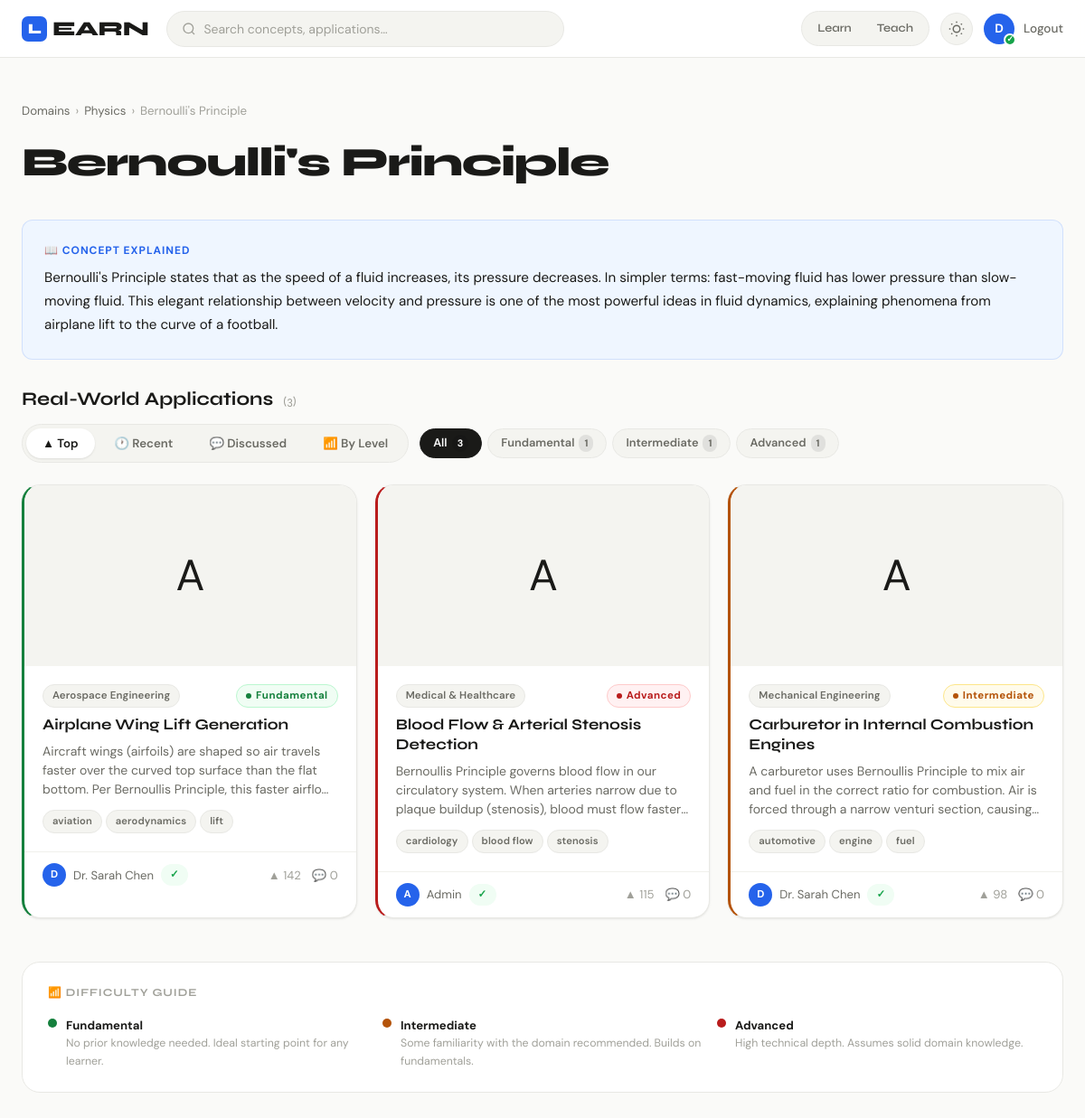
The app's page /topic/1 (signed in) with its own data.
### models.py (models this page shows, shortened)
class User(UserMixin, db.Model):
    __tablename__ = 'users'
    id = db.Column(db.Integer, primary_key=True)
    name = db.Column(db.String(100), nullable=False)
    email = db.Column(db.String(150), unique=True, nullable=False)
    password_hash = db.Column(db.String(256), nullable=False)
    role = db.Column(db.String(20), default='user')  # 'user', 'admin'
    reputation = db.Column(db.Integer, default=0)
    is_verified = db.Column(db.Boolean, default=False)
    mode = db.Column(db.String(10), default=None)  # 'learn' or 'teach'
    created_at = db.Column(db.DateTime, default=datetime.utcnow)
    applications = db.relationship('Application', backref='author', lazy=True)
    comments = db.relationship('Comment', backref='author', lazy=True)
    votes = db.relationship('Vote', backref='voter', lazy=True)
    reports = db.relationship('Report', backref='reporter', lazy=True)

class Domain(db.Model):
    __tablename__ = 'domains'
    id = db.Column(db.Integer, primary_key=True)
    name = db.Column(db.String(100), unique=True, nullable=False)
    icon = db.Column(db.String(50), default='🔬')
    description = db.Column(db.String(300))
    topics = db.relationship('Topic', backref='domain', lazy=True)

class Topic(db.Model):
    __tablename__ = 'topics'
    id = db.Column(db.Integer, primary_key=True)
    name = db.Column(db.String(150), nullable=False)
    domain_id = db.Column(db.Integer, db.ForeignKey('domains.id'), nullable=False)
    explanation = db.Column(db.Text)
    applications = db.relationship('Application', backref='topic', lazy=True)

class Application(db.Model):
    __tablename__ = 'applications'
    id = db.Column(db.Integer, primary_key=True)
    topic_id = db.Column(db.Integer, db.ForeignKey('topics.id'), nullable=False)
    user_id = db.Column(db.Integer, db.ForeignKey('users.id'), nullable=False)
    title = db.Column(db.String(200), nullable=False)
    description = db.Column(db.Text, nullable=False)
    application_domain = db.Column(db.String(100))
    image_path = db.Column(db.String(300))
    video_url = db.Column(db.String(500))
    tags = db.Column(db.String(300))
    reference = db.Column(db.String(500))
    vote_count = db.Column(db.Integer, default=0)
    created_at = db.Column(db.DateTime, default=datetime.utcnow)
    is_approved = db.Column(db.Boolean, default=True)
    difficulty_level = db.Column(db.String(20), nullable=False, default='Fundamental')
    comments = db.relationship('Comment', backref='application', lazy=True, cascade='all, delete-orphan')
    votes = db.relationship('Vote', backref='application', lazy=True, cascade='all, delete-orphan')
    reports = db.relationship('Report', backref='application', lazy=True, cascade='all, delete-orphan')
    def comment_count(self):
        return Comment.query.filter_by(application_id=self.id, parent_id=None).count()
    def get_tags_list(self):
        if self.tags:
            return [t.strip() for t in self.tags.split(',') if t.strip()]
        return []

### routes/main_routes.py (the view)
@main_bp.route('/topic/<int:topic_id>')
@login_required
def topic_detail(topic_id):
    topic = Topic.query.get_or_404(topic_id)
    sort = request.args.get('sort', 'votes')
    difficulty_filter = request.args.get('difficulty', 'all')  # 'all' | 'Fundamental' | 'Intermediate' | 'Advanced'
    query = Application.query.filter_by(topic_id=topic_id, is_approved=True)
    if difficulty_filter != 'all':
        query = query.filter(Application.difficulty_level == difficulty_filter)
    if sort == 'recent':
        apps = query.order_by(Application.created_at.desc()).all()
    elif sort == 'discussed':
        apps = sorted(query.all(), key=lambda a: a.comment_count(), reverse=True)
    elif sort == 'difficulty':
        from models import DIFFICULTY_META
        apps = sorted(query.all(), key=lambda a: a.difficulty_order())
    else:
        apps = query.order_by(Application.vote_count.desc()).all()
    all_apps = Application.query.filter_by(topic_id=topic_id, is_approved=True).all()
    from models import DIFFICULTY_LEVELS
    difficulty_counts = {level: 0 for level in DIFFICULTY_LEVELS}
    for a in all_apps:
        if a.difficulty_level in difficulty_counts:
            difficulty_counts[a.difficulty_level] += 1
    return render_template('topic_detail.html',
                           topic=topic,
                           applications=apps,
                           sort=sort,
                           difficulty_filter=difficulty_filter,
                           difficulty_counts=difficulty_counts,
                           difficulty_levels=DIFFICULTY_LEVELS)

### templates/topic_detail.html (shortened to what this page needs)
{% extends "base.html" %}
{% block content %}
<div class="container-wide">
  <div class="page-header">
    <div class="breadcrumb">
      <a href="{{ url_for('main.domains') }}">Domains</a>
      <span class="breadcrumb-sep">›</span>
      <a href="{{ url_for('main.domain_detail', domain_id=topic.domain_id) }}">{{ topic.domain.name }}</a>
      <span class="breadcrumb-sep">›</span>
      <span>{{ topic.name }}</span>
    </div>
    <h1 class="page-title fade-up">{{ topic.name }}</h1>
  </div>
  {% if topic.explanation %}
  <div class="explanation-box fade-up fade-up-1">
    <div class="explanation-label">📖 Concept Explained</div>
    <div class="explanation-text">{{ topic.explanation }}</div>
  </div>
  {% endif %}
  <div class="fade-up fade-up-2" style="margin-bottom:24px;">
    <div class="section-header" style="margin-bottom:14px;">
      <h2 class="section-title">
        Real-World Applications
        <span style="color:var(--text-muted);font-size:0.85rem;font-weight:400;margin-left:6px;">
          ({{ applications | length }}{% if difficulty_filter != 'all' %} of {{ difficulty_counts.values() | sum }}{% endif %})
        </span>
      </h2>
    </div>
    <div style="display:flex;align-items:center;gap:12px;flex-wrap:wrap;row-gap:10px;">
      <div class="tabs">
        <a href="{{ url_for('main.topic_detail', topic_id=topic.id, sort='votes',      difficulty=difficulty_filter) }}"
           class="tab {% if sort == 'votes' %}active{% endif %}">▲ Top</a>
        <a href="{{ url_for('main.topic_detail', topic_id=topic.id, sort='recent',     difficulty=difficulty_filter) }}"
           class="tab {% if sort == 'recent' %}active{% endif %}">🕐 Recent</a>
        <a href="{{ url_for('main.topic_detail', topic_id=topic.id, sort='discussed',  difficulty=difficulty_filter) }}"
           class="tab {% if sort == 'discussed' %}active{% endif %}">💬 Discussed</a>
        <a href="{{ url_for('main.topic_detail', topic_id=topic.id, sort='difficulty', difficulty='all') }}"
           class="tab {% if sort == 'difficulty' %}active{% endif %}">📶 By Level</a>
      </div>
      <div class="diff-filter-bar">
        <a href="{{ url_for('main.topic_detail', topic_id=topic.id, sort=sort, difficulty='all') }}"
           class="diff-filter-btn all {% if difficulty_filter == 'all' %}active{% endif %}">
          All
          <span class="diff-filter-count">{{ difficulty_counts.values() | sum }}</span>
        </a>
        {% for level in difficulty_levels %}
        <a href="{{ url_for('main.topic_detail', topic_id=topic.id, sort=sort, difficulty=level) }}"
           class="diff-filter-btn {{ level | lower }} {% if difficulty_filter == level %}active{% endif %}">
          {{ level }}
          <span class="diff-filter-count">{{ difficulty_counts[level] }}</span>
        </a>
        {% endfor %}
      </div>
    </div>
  </div>
  {% if applications %}
    {% if sort == 'difficulty' and difficulty_filter == 'all' %}
      {% for level in difficulty_levels %}
        {% set ns = namespace(level_apps=[]) %}
        {% for app in applications %}
          {% if app.difficulty_level == level %}
            {% set ns.level_apps = ns.level_apps + [app] %}
          {% endif %}
        {% endfor %}
        {% if ns.level_apps %}
        <div class="diff-group-header">
          <span class="diff-badge diff-badge-{{ level | lower }}" style="pointer-events:none;">{{ level }}</span>
          <span class="diff-group-label">{{ level }}</span>
          <span class="diff-group-count">
            {{ ns.level_apps | length }} application{% if ns.level_apps | length != 1 %}s{% endif %}
          </span>
        </div>
        <div class="grid-3" style="margin-bottom:8px;">
          {% for app in ns.level_apps %}
          <a href="{{ url_for('app_routes.application_detail', app_id=app.id) }}"
             class="card fade-up"
             data-difficulty="{{ app.difficulty_level }}"
             style="animation-delay:{{ loop.index0 * 0.06 }}s;display:block;text-decoration:none;">
            <div class="card-img">
              {% if app.image_path and not app.image_path.endswith('.svg') %}
                <img src="{{ url_for('static', filename='uploads/' + app.image_path) }}"
                     alt="{{ app.title }}" loading="lazy">
              {% else %}
                <span>{{ topic.domain.icon }}</span>
              {% endif %}
            </div>
            <div class="card-body">
              <div style="display:flex;align-items:center;justify-content:space-between;gap:6px;flex-wrap:wrap;margin-bottom:8px;">
                {% if app.application_domain %}
                <span class="tag" style="font-size:0.72rem;">{{ app.application_domain }}</span>
                {% else %}<span></span>{% endif %}
                <span class="diff-badge diff-badge-{{ app.difficulty_level | lower }}" style="pointer-events:none;">{{ app.difficulty_level }}</span>
              </div>
              <h3 class="card-title">{{ app.title }}</h3>
              <p class="card-desc">{{ app.description }}</p>
              {% if app.get_tags_list() %}
              <div style="display:flex;flex-wrap:wrap;gap:4px;margin-top:12px;">
                {% for tag in app.get_tags_list()[:3] %}
                <span class="tag" style="font-size:0.7rem;">{{ tag }}</span>
                {% endfor %}
              </div>
              {% endif %}
            </div>
            <div class="card-footer">
              <div class="author-line">
                <div class="author-avatar">{{ app.author.name[0] }}</div>
                {{ app.author.name }}
                {% if app.author.is_verified %}<span class="badge badge-verified">✓</span>{% endif %}
              </div>
              <div style="display:flex;align-items:center;gap:12px;font-size:0.82rem;color:var(--text-muted);">
                <span>▲ {{ app.vote_count }}</span>
                <span>💬 {{ app.comment_count() }}</span>
              </div>
            </div>
          </a>
          {% endfor %}
        </div>
        {% endif %}
      {% endfor %}
    {% else %}
    <div class="grid-3" id="appGrid">
      {% for app in applications %}
      <a href="{{ url_for('app_routes.application_detail', app_id=app.id) }}"
         class="card fade-up"
         data-difficulty="{{ app.difficulty_level }}"
         style="animation-delay:{{ loop.index0 * 0.06 }}s;display:block;text-decoration:none;">
        <div class="card-img">
          {% if app.image_path and not app.image_path.endswith('.svg') %}
            <img src="{{ url_for('static', filename='uploads/' + app.image_path) }}"
                 alt="{{ app.title }}" loading="lazy">
          {% else %}
            <span>{{ topic.domain.icon }}</span>
          {% endif %}
        </div>
        <div class="card-body">
          <div style="display:flex;align-items:center;justify-content:space-between;gap:6px;flex-wrap:wrap;margin-bottom:8px;">
            {% if app.application_domain %}
            <span class="tag" style="font-size:0.72rem;">{{ app.application_domain }}</span>
            {% else %}<span></span>{% endif %}
            <span class="diff-badge diff-badge-{{ app.difficulty_level | lower }}"
                  data-tooltip="{% if app.difficulty_level == 'Fundamental' %}No prior knowledge needed.{% elif app.difficulty_level == 'Intermediate' %}Some background helpful.{% else %}Domain expertise recommended.{% endif %}"
                  style="pointer-events:none;">{{ app.difficulty_level }}</span>
          </div>
          <h3 class="card-title">{{ app.title }}</h3>
          <p class="card-desc">{{ app.description }}</p>
          {% if app.get_tags_list() %}
          <div style="display:flex;flex-wrap:wrap;gap:4px;margin-top:12px;">
            {% for tag in app.get_tags_list()[:3] %}
            <span class="tag" style="font-size:0.7rem;">{{ tag }}</span>
            {% endfor %}
          </div>
          {% endif %}
        </div>
        <div class="card-footer">
          <div class="author-line">
            <div class="author-avatar">{{ app.author.name[0] }}</div>
            {{ app.author.name }}
            {% if app.author.is_verified %}<span class="badge badge-verified">✓</span>{% endif %}
          </div>
          <div style="display:flex;align-items:center;gap:12px;font-size:0.82rem;color:var(--text-muted);">
            <span>▲ {{ app.vote_count }}</span>
            <span>💬 {{ app.comment_count() }}</span>
          </div>
        </div>
      </a>
      {% endfor %}
    </div>
    {% endif %}
  {% endif %}
  <div style="margin-top:48px;background:var(--bg-card);border:1px solid var(--border);border-radius:var(--radius-lg);padding:24px 28px;" class="fade-up">
    <div style="font-family:var(--font-display);font-size:0.75rem;font-weight:700;letter-spacing:0.08em;text-transform:uppercase;color:var(--text-muted);margin-bottom:16px;">
      📶 Difficulty Guide
    </div>
    <div style="display:grid;grid-template-columns:repeat(auto-fit,minmax(200px,1fr));gap:16px;">
      <div class="diff-legend-item">
        <div class="diff-legend-dot diff-legend-dot-fundamental" style="margin-top:3px;"></div>
        <div>
          <div class="diff-legend-label">Fundamental</div>
          <div class="diff-legend-desc">No prior knowledge needed. Ideal starting point for any learner.</div>
        </div>
      </div>
      <div class="diff-legend-item">
        <div class="diff-legend-dot diff-legend-dot-intermediate" style="margin-top:3px;"></div>
        <div>
          <div class="diff-legend-label">Intermediate</div>
          <div class="diff-legend-desc">Some familiarity with the domain recommended. Builds on fundamentals.</div>
        </div>
      </div>
      <div class="diff-legend-item">
        <div class="diff-legend-dot diff-legend-dot-advanced" style="margin-top:3px;"></div>
        <div>
          <div class="diff-legend-label">Advanced</div>
          <div class="diff-legend-desc">High technical depth. Assumes solid domain knowledge.</div>
        </div>
      </div>
    </div>
  </div>
  <div style="padding-bottom:60px;"></div>
</div>
{% endblock %}

### templates/base.html (shortened to what this page needs)
<!DOCTYPE html>
<html lang="en" data-theme="light">
<head>
  <link rel="stylesheet" href="{{ url_for('static', filename='css/main.css') }}">
</head>
<body>
{% if current_user.is_authenticated %}
<nav class="navbar">
  <div class="nav-inner">
    <a href="{{ url_for('main.domains') }}" class="nav-logo">
      <span class="logo-mark">L</span>EARN
    </a>
    <div class="nav-center">
      <form action="{{ url_for('main.search') }}" method="get" class="nav-search-form" autocomplete="off">
        <div class="search-wrap">
          <svg width="16" height="16" viewBox="0 0 24 24" fill="none" stroke="currentColor" stroke-width="2"><circle cx="11" cy="11" r="8"/><path d="m21 21-4.35-4.35"/></svg>
          <input type="text" name="q" placeholder="Search concepts, applications…" id="globalSearch" value="{{ request.args.get('q', '') }}">
        </div>
      </form>
    </div>
    <div class="nav-right">
      <div class="mode-pill">
        <a href="{{ url_for('main.switch_mode', mode='learn') }}" class="mode-btn {% if current_user.mode == 'learn' %}active{% endif %}">Learn</a>
        <a href="{{ url_for('main.switch_mode', mode='teach') }}" class="mode-btn {% if current_user.mode == 'teach' %}active{% endif %}">Teach</a>
      </div>
      <button class="theme-toggle" id="themeToggle" title="Toggle dark mode">
      </button>
      <div class="nav-user">
        <a href="{{ url_for('main.dashboard') }}" class="user-avatar" title="{{ current_user.name }}">
          {{ current_user.name[0].upper() }}
          {% if current_user.is_verified %}<span class="verified-dot">✓</span>{% endif %}
        </a>
        <a href="{{ url_for('auth.logout') }}" class="nav-link">Logout</a>
      </div>
    </div>
  </div>
</nav>
{% endif %}
<main class="main-content">
  {% block content %}{% endblock %}
</main>
</body>
</html>

### records on screen
User: name "D"
Domain: domain.name "Physics", domain.icon "A"
Topic: name "Bernoulli's Principle", explanation "Bernoulli's Principle states that as the speed of a fluid increases, its pressure decreases. In simpler terms: fast-moving fluid has lower pressure than slow-moving fluid. This elegant relationship between velocity and pressure is one of the most powerful ideas in fluid dynamics, explaining phenomena from airplane lift to the curve of a football."
Application: difficulty_level "Fundamental", difficulty_counts "1", application_domain "Aerospace Engineering", title "Airplane Wing Lift Generation", description "Aircraft wings (airfoils) are shaped so air travels faster over the curved top surface than the flat bottom. Per Bernoullis Principle, this faster…", 3 "aviation" "aerodynamics" "lift", author "D", author.name "Dr. Sarah Chen", vote_count "142", comment_count "0"
Application: difficulty_level "Intermediate", difficulty_counts "1", application_domain "Mechanical Engineering", title "Carburetor in Internal Combustion Engines", description "A carburetor uses Bernoullis Principle to mix air and fuel in the correct ratio for combustion. Air is forced through a narrow venturi section,…", 3 "automotive" "engine" "fuel", author "D", author.name "Dr. Sarah Chen", vote_count "98", comment_count "0"
Application: difficulty_level "Advanced", difficulty_counts "1", application_domain "Medical & Healthcare", title "Blood Flow & Arterial Stenosis Detection", description "Bernoullis Principle governs blood flow in our circulatory system. When arteries narrow due to plaque buildup (stenosis), blood must flow…", 3 "cardiology" "blood flow" "stenosis", author "A", author.name "Admin", vote_count "115", comment_count "0"

### other values on screen
{{ applications | length }} "3"
{{ difficulty_counts.values() | sum }} "3"
